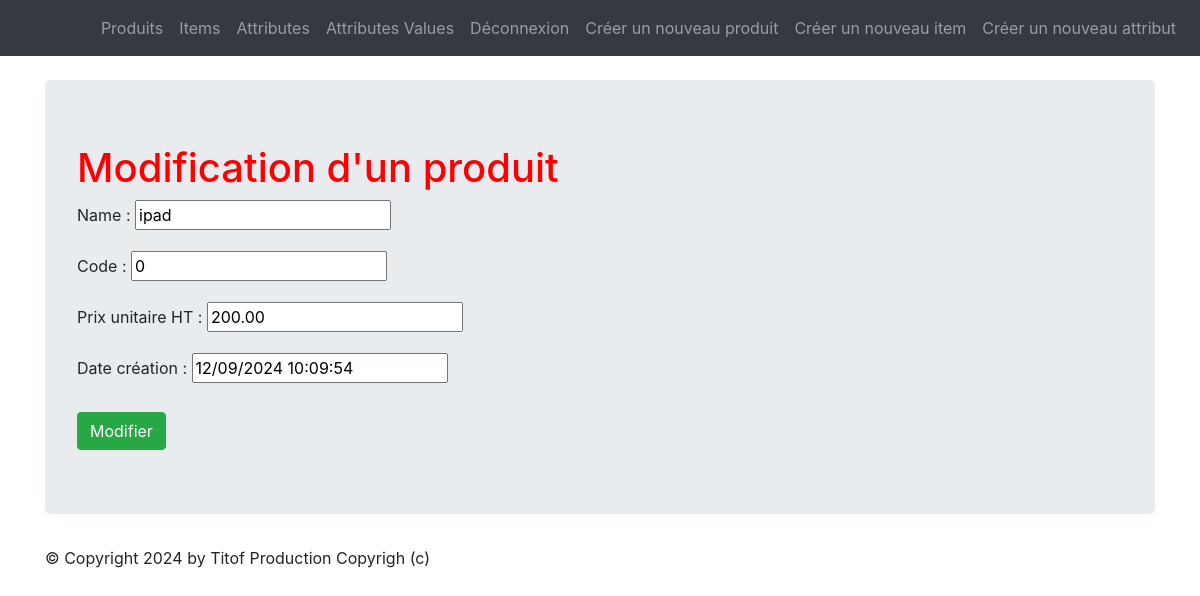
The page /monapp/product/1/update/ (signed in) on the database its author committed.
### monapp/models.py (models this page shows, shortened)
class Product(models.Model):
    class Meta:
        verbose_name = "Produit"
    name          = models.CharField(max_length=100)
    code          = models.CharField(max_length=10, null=True, blank=True, unique=True)
    price_ht      = models.DecimalField(max_digits=8, decimal_places=2,  null=True, blank=True, verbose_name="Prix unitaire HT")
    price_ttc     = models.DecimalField(max_digits=8, decimal_places=2,  null=True, blank=True, verbose_name="Prix unitaire TTC")
    status        = models.SmallIntegerField(choices=PRODUCT_STATUS, default=0)
    date_creation =  models.DateTimeField(default=timezone.now, blank=True, verbose_name="Date création")

### monapp/views.py (the view, shortened to what this page needs)
# urls.py: path("product/<pk>/update/",views.ProductUpdateView.as_view(), name="product-update"),
@method_decorator(login_required, name='dispatch')
class ProductUpdateView(UpdateView):
    model = Product  # Define the model you're working with
    form_class = ProductForm  # Define the form class you're using
    template_name = 'monapp/update_product.html'  # Define the template for rendering

### monapp/forms.py
class ProductForm(forms.ModelForm):
    class Meta:
        model = Product
        fields = '__all__'
        exclude = ('price_ttc', 'status')

### monapp/templates/monapp/update_product.html (shortened to what this page needs)
{% extends 'monapp/base.html' %}
{% block contenu %}
<h1> Modification d'un produit </h1>
<form action="" method="post" >
    {{ form.as_p }}
    <button type="submit" class="btn btn-success mt-2">Modifier</button>
</form>
{% endblock %}

### static/styles.css (style rules this page uses)
h1 { color: red }

### rows shown on the page
Product: name "ipad", code "0", price_ht "200.00", date_creation "12/09/2024 10:09:54"
